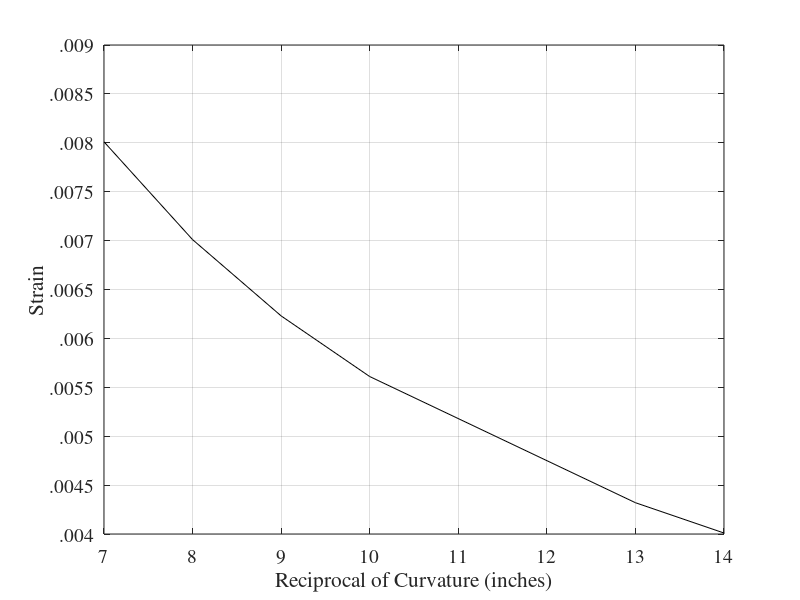

Write MATLAB code to recreate this figure.

radii = [7,8,9,10,13,14];
strain = [.00891,.00865,.00647,.00602,.00549,.00526];
radiiR = 1./radii;

strainWheat = [.00801,.00701,.00623,.00561,.00432,.00401];

% plot(radii,strain,'k');
% yticks([0.005 .0055 .006 .0065 .007 .0075 .008 .0085 .009 .0095])
% yticklabels({'0.005', '.0055' ,'.006' ,'.0065', '.007' ,'.0075' ,'.008' ,'.0085' ,'.009' ,'.0095'});
% xlabel("Curvature (inches)");
% ylabel("Strain");
% grid on
% set(gca,'FontName','Times');
% set(gca,'FontSize',14);

% plot(radiiR,strain,'k');
% yticks([0.005 .0055 .006 .0065 .007 .0075 .008 .0085 .009 .0095])
% yticklabels({'0.005', '.0055' ,'.006' ,'.0065', '.007' ,'.0075' ,'.008' ,'.0085' ,'.009' ,'.0095'});
% xlabel("Reciprocal of Curvature (inches)");
% ylabel("Strain");
% grid on
% set(gca,'FontName','Times');
% set(gca,'FontSize',14);

plot(radii,strainWheat,'k');
yticks([.003 .0035 .004 .0045 0.005 .0055 .006 .0065 .007 .0075 .008 .0085 .009 .0095])
yticklabels({'.003','.0035','.004','.0045','.005', '.0055' ,'.006' ,'.0065', '.007' ,'.0075' ,'.008' ,'.0085' ,'.009' ,'.0095'});
xlabel("Reciprocal of Curvature (inches)");
ylabel("Strain");
grid on
set(gca,'FontName','Times');
set(gca,'FontSize',14);

% mdl = fitlm(radiiR,strain);
% mdl.Rsquared.Ordinary